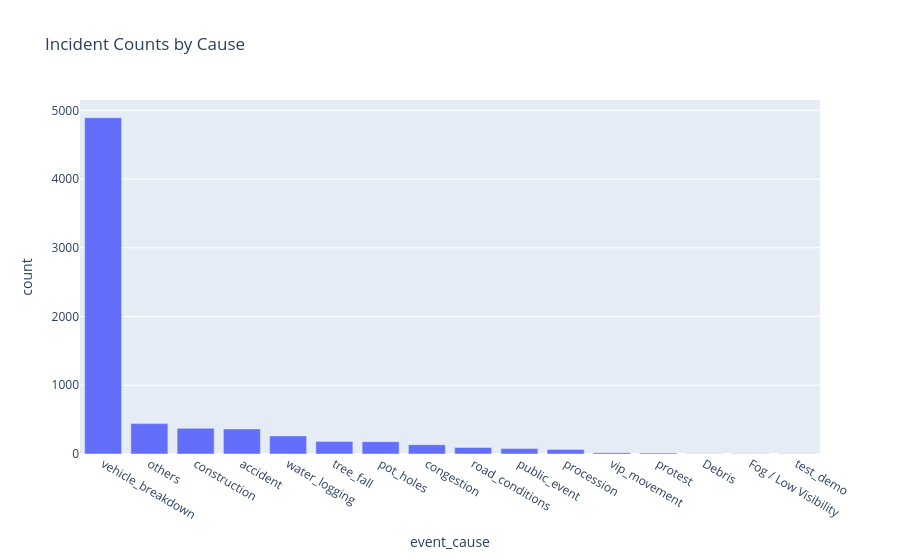
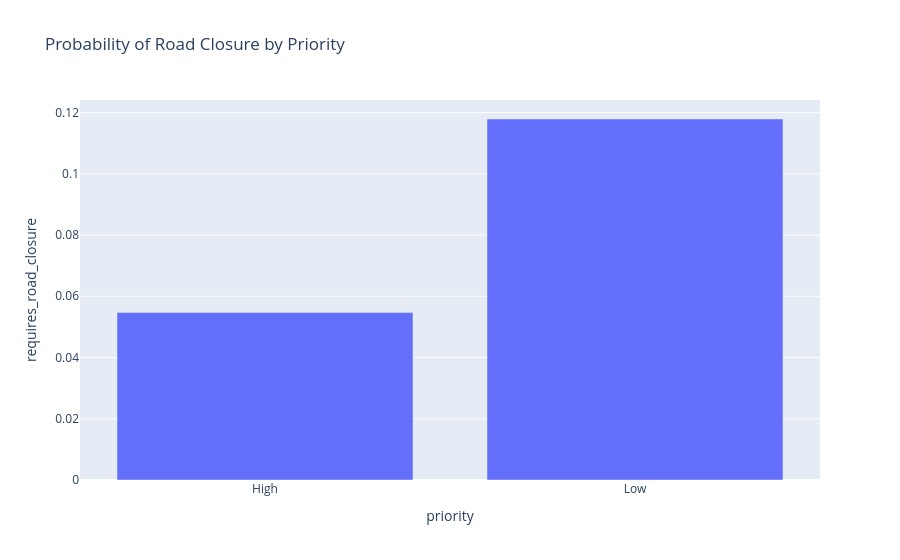
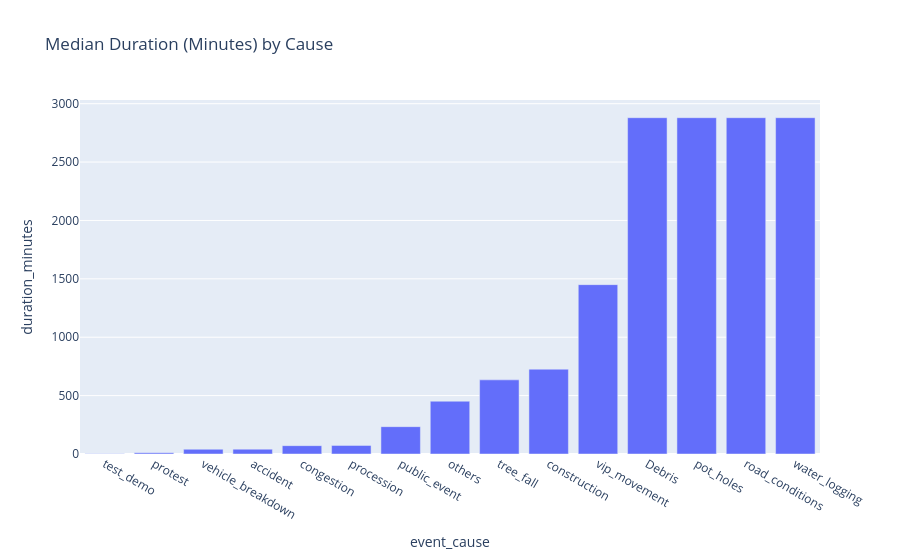

These figures' notebook cell, in order:
### Markdown cell above
## 5. Exploratory Data Analysis

### Code cell
# Top event causes
cause_counts = df['event_cause'].value_counts().reset_index()
cause_counts.columns = ['event_cause', 'count']
fig = px.bar(cause_counts, x='event_cause', y='count', title='Incident Counts by Cause')
fig.show()

# Priority vs Closure Probability
closure_prob = df.groupby('priority')['requires_road_closure'].mean().reset_index()
fig2 = px.bar(closure_prob, x='priority', y='requires_road_closure', title='Probability of Road Closure by Priority')
fig2.show()

# Median Duration by Cause
median_duration = df.dropna(subset=['duration_minutes']).groupby('event_cause')['duration_minutes'].median().sort_values().reset_index()
fig3 = px.bar(median_duration, x='event_cause', y='duration_minutes', title='Median Duration (Minutes) by Cause')
fig3.show()

### Figure 1 — Plotly figure (JSON) as saved in the notebook; plotly's stock layout.template omitted (floating-point values rounded to 4 significant figures)
{"data": [{"hovertemplate": "event_cause=%{x}<br>count=%{y}<extra></extra>", "legendgroup": "", "marker": {"color": "#636efa", "pattern": {"shape": ""}}, "name": "", "orientation": "v", "showlegend": false, "textposition": "auto", "type": "bar", "x": ["vehicle_breakdown", "others", "construction", "accident", "water_logging", "tree_fall", "pot_holes", "congestion", "road_conditions", "public_event", "procession", "vip_movement", "protest", "Debris", "Fog / Low Visibility", "test_demo"], "xaxis": "x", "y": [4893, 442, 373, 365, 263, 181, 179, 136, 95, 79, 67, 20, 15, 4, 2, 2], "yaxis": "y"}], "layout": {"barmode": "relative", "legend": {"tracegroupgap": 0}, "title": {"text": "Incident Counts by Cause"}, "xaxis": {"anchor": "y", "domain": [0, 1], "title": {"text": "event_cause"}}, "yaxis": {"anchor": "x", "domain": [0, 1], "title": {"text": "count"}}}}

### Figure 2 — Plotly figure (JSON) as saved in the notebook; plotly's stock layout.template omitted (floating-point values rounded to 4 significant figures)
{"data": [{"hovertemplate": "priority=%{x}<br>requires_road_closure=%{y}<extra></extra>", "legendgroup": "", "marker": {"color": "#636efa", "pattern": {"shape": ""}}, "name": "", "orientation": "v", "showlegend": false, "textposition": "auto", "type": "bar", "x": ["High", "Low"], "xaxis": "x", "y": [0.05471, 0.1179], "yaxis": "y"}], "layout": {"barmode": "relative", "legend": {"tracegroupgap": 0}, "title": {"text": "Probability of Road Closure by Priority"}, "xaxis": {"anchor": "y", "domain": [0, 1], "title": {"text": "priority"}}, "yaxis": {"anchor": "x", "domain": [0, 1], "title": {"text": "requires_road_closure"}}}}

### Figure 3 — Plotly figure (JSON) as saved in the notebook; plotly's stock layout.template omitted (floating-point values rounded to 4 significant figures)
{"data": [{"hovertemplate": "event_cause=%{x}<br>duration_minutes=%{y}<extra></extra>", "legendgroup": "", "marker": {"color": "#636efa", "pattern": {"shape": ""}}, "name": "", "orientation": "v", "showlegend": false, "textposition": "auto", "type": "bar", "x": ["test_demo", "protest", "vehicle_breakdown", "accident", "congestion", "procession", "public_event", "others", "tree_fall", "construction", "vip_movement", "Debris", "pot_holes", "road_conditions", "water_logging"], "xaxis": "x", "y": [1.824, 10.66, 40.73, 41.47, 71.54, 73.68, 234.2, 452.1, 634.9, 726.4, 1450.0, 2880.0, 2880.0, 2880.0, 2880.0], "yaxis": "y"}], "layout": {"barmode": "relative", "legend": {"tracegroupgap": 0}, "title": {"text": "Median Duration (Minutes) by Cause"}, "xaxis": {"anchor": "y", "domain": [0, 1], "title": {"text": "event_cause"}}, "yaxis": {"anchor": "x", "domain": [0, 1], "title": {"text": "duration_minutes"}}}}
